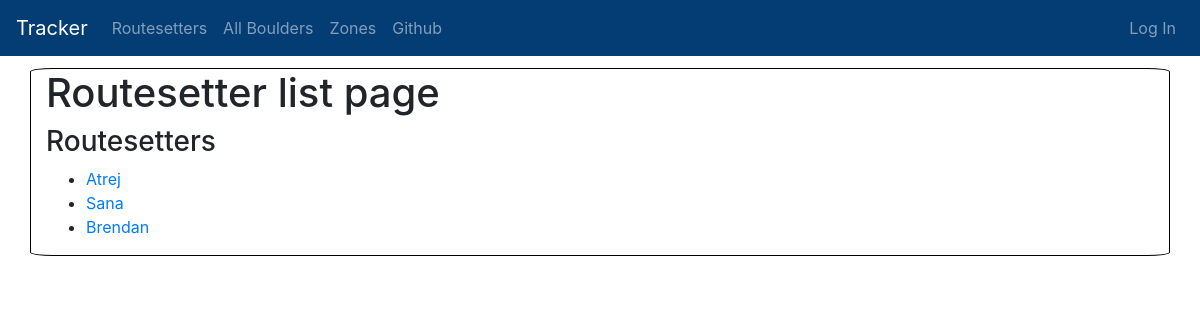
Screenshot of /routesetters/ with the database file from the repository.
### tracker/models.py (models this page shows, shortened)
class Routesetter(models.Model):
    name = models.CharField(max_length=50)

### tracker/views.py (the view)
# urls.py: path("routesetters/", views.RoutesetterListView.as_view(),name="routesetters"),
class RoutesetterListView(ListView):
    model = Routesetter
    template_name="tracker/setter_list.html"

### templates/tracker/setter_list.html
{% extends 'tracker/base.html' %}
{% block content %}
{% load crispy_forms_tags %}
    <div class="content">
        <h1>Routesetter list page</h1>
        <h3>Routesetters</h3>
        <ul>
            {% for setter in object_list %}
                <li><a href="{% url 'routesetter_detail' pk=setter.pk %}">{{ setter.name }}</a></li>
            {% empty %}
                <h3><em>No routesetters...</em></h3>
            {% endfor %}
        </ul>
    </div>
{% endblock %}

### templates/tracker/base.html (shortened to what this page needs)
<!DOCTYPE html>
{% load static %}
<html>
    <head>
        <link rel="stylesheet" href="https://cdn.jsdelivr.net/npm/bootstrap@4.3.1/dist/css/bootstrap.min.css">
        <link rel="stylesheet" href="https://cdnjs.cloudflare.com/ajax/libs/tempusdominus-bootstrap-4/5.38.0/css/tempusdominus-bootstrap-4.min.css" />
        <link rel="stylesheet" href="{% static 'tracker.css' %}">
    </head>
    <body>
        <nav class="navbar navbar-expand-lg navbar-dark techfont" style="background-color: #043d74">
            <a class="navbar-brand" href="{% url 'index' %}">Tracker</a>
            <div class="collapse navbar-collapse" id="navbarSupportedContent">
                <ul class="navbar-nav mr-auto">
                    <li class="nav-item"><a class="nav-link" href="{% url 'routesetter_detail' pk=1 %}">Routesetters</a></li>
                    <li class="nav-item"><a class="nav-link" href="{% url 'boulderchart' %}">All Boulders</a></li>
                    <li class="nav-item"><a class="nav-link" href="{% url 'edit_zone' zone="Zone 1" %}">Zones</a></li>
                    <li class="nav-item"><a class="nav-link" href="https://www.github.com/atrejm">Github</a></li>
                </ul>
                <ul class="navbar-nav ml-auto">
                    {% if user.is_authenticated %}
                        <li class="nav-item"><a class="nav-link" href="{% url 'add_boulder' zone_name='Zone 1' %}">Add Boulders</a></li>
                        <li class="nav-item"><a class="nav-link" href="{% url 'add_setter' %}">Add Routesetter</a></li>
                        <li class="nav-item"><a class="nav-link" href="#">Log out</a></li>
                        <li class="nav-item"><a class="nav-link" style="text-transform: capitalize">Welcome, {{ user.username }}</a></li>
                    {% else %}
                        <li class="nav-item"><a class="nav-link" href="#">Log In</a></li>
                    {% endif %}
                </ul>
            </div>
        </nav>
        <div class="container">
            {% block content %}
            {% endblock %}
        </div>
    </body>
</html>

### tracker/static/tracker.css (style rules this page uses)
.container { border: 1px solid black; border-radius: 2%; margin-top: 1%; }

### rows the page displays
Routesetter: name "Atrej"
Routesetter: name "Sana"
Routesetter: name "Brendan"
